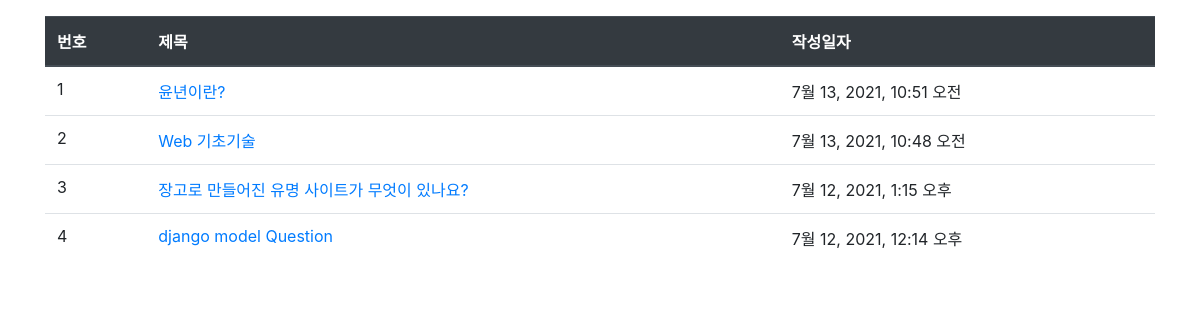
Screenshot of /pybo/ with the database file from the repository.
### pybo/models.py (models this page shows, shortened)
class Question(models.Model):
    subject = models.CharField(max_length=200) #제목 200자. 한글로 하면 100자
    content = models.TextField()               # 내용
    create_date = models.DateTimeField()       # 날자

### pybo/views.py (the view)
# urls.py: path('', views.index, name='index'),
def index(request):
    question_list = Question.objects.order_by('-create_date')
    context = {'question_list' : question_list}  # {key : value}
    return render(request, 'pybo/question_list.html' ,context)

### templates/pybo/question_list.html
{% load static %}
<link rel="stylesheet" href="{% static 'bootstrap.css' %}">
<div class="container my-3">
    <table class="table">
        <thead>
            <tr class="thead-dark">
                <th>번호</th>
                <th>제목</th>
                <th>작성일자</th>
            </tr>
        </thead>
        <tbody>
        {% if question_list %}
            {% for question in question_list %}
            <tr>
                <td>{{ forloop.counter }}</td>
                <td><a href="{% url 'pybo:detail' question.id %}">{{ question.subject }}</a></td>
                <td>{{ question.create_date }}</td>
            </tr>
            {% endfor %}
        {% else %}
            <tr>
                <td colspan="3">질문이 없습니다.</td>
            </tr>
        {% endif %}
        </tbody>
    </table>
</div>

### rows the page displays
Question: subject "윤년이란?", create_date "7월 13, 2021, 10:51 오전"
Question: subject "Web 기초기술", create_date "7월 13, 2021, 10:48 오전"
Question: subject "장고로 만들어진 유명 사이트가 무엇이 있나요?", create_date "7월 12, 2021, 1:15 오후"
Question: subject "django model Question", create_date "7월 12, 2021, 12:14 오후"
